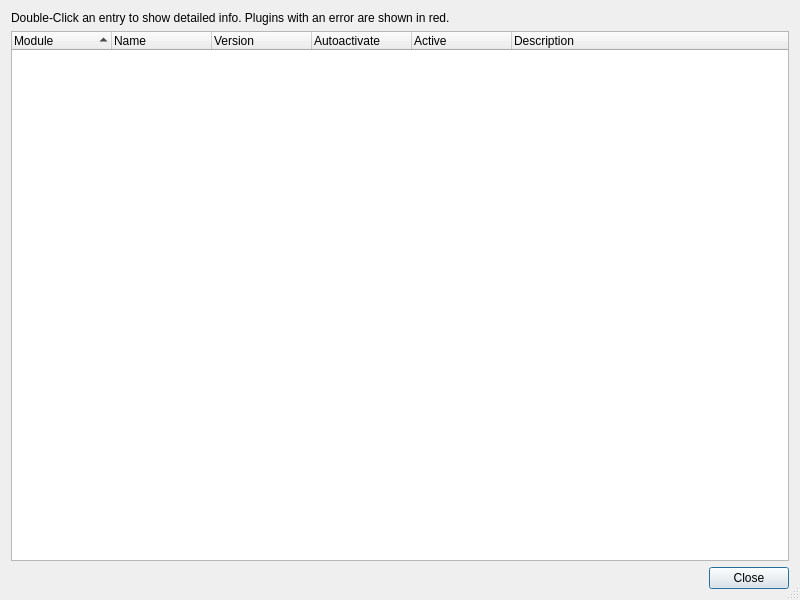
<ui version="4.0" >
 <class>PluginInfoDialog</class>
 <widget class="QDialog" name="PluginInfoDialog" >
  <property name="geometry" >
   <rect>
    <x>0</x>
    <y>0</y>
    <width>800</width>
    <height>600</height>
   </rect>
  </property>
  <property name="windowTitle" >
   <string>Loaded Plugins</string>
  </property>
  <property name="sizeGripEnabled" >
   <bool>true</bool>
  </property>
  <layout class="QVBoxLayout" >
   <item>
    <widget class="QLabel" name="label" >
     <property name="text" >
      <string>Double-Click an entry to show detailed info. Plugins with an error are shown in red.</string>
     </property>
     <property name="wordWrap" >
      <bool>true</bool>
     </property>
    </widget>
   </item>
   <item>
    <widget class="QTreeWidget" name="pluginList" >
     <property name="whatsThis" >
      <string>&lt;b>Plugin List&lt;/b>&lt;p>This lists all loaded plugins. Double-clicking an entry shows more detailed information in a separate dialog.&lt;/p></string>
     </property>
     <property name="rootIsDecorated" >
      <bool>false</bool>
     </property>
     <property name="itemsExpandable" >
      <bool>false</bool>
     </property>
     <property name="sortingEnabled" >
      <bool>true</bool>
     </property>
     <property name="allColumnsShowFocus" >
      <bool>true</bool>
     </property>
     <column>
      <property name="text" >
       <string>Module</string>
      </property>
     </column>
     <column>
      <property name="text" >
       <string>Name</string>
      </property>
     </column>
     <column>
      <property name="text" >
       <string>Version</string>
      </property>
     </column>
     <column>
      <property name="text" >
       <string>Autoactivate</string>
      </property>
     </column>
     <column>
      <property name="text" >
       <string>Active</string>
      </property>
     </column>
     <column>
      <property name="text" >
       <string>Description</string>
      </property>
     </column>
    </widget>
   </item>
   <item>
    <widget class="QDialogButtonBox" name="buttonBox" >
     <property name="orientation" >
      <enum>Qt::Horizontal</enum>
     </property>
     <property name="standardButtons" >
      <set>QDialogButtonBox::Close</set>
     </property>
    </widget>
   </item>
  </layout>
 </widget>
 <tabstops>
  <tabstop>pluginList</tabstop>
  <tabstop>buttonBox</tabstop>
 </tabstops>
 <resources/>
 <connections>
  <connection>
   <sender>buttonBox</sender>
   <signal>accepted()</signal>
   <receiver>PluginInfoDialog</receiver>
   <slot>accept()</slot>
   <hints>
    <hint type="sourcelabel" >
     <x>308</x>
     <y>454</y>
    </hint>
    <hint type="destinationlabel" >
     <x>157</x>
     <y>274</y>
    </hint>
   </hints>
  </connection>
  <connection>
   <sender>buttonBox</sender>
   <signal>rejected()</signal>
   <receiver>PluginInfoDialog</receiver>
   <slot>reject()</slot>
   <hints>
    <hint type="sourcelabel" >
     <x>376</x>
     <y>460</y>
    </hint>
    <hint type="destinationlabel" >
     <x>286</x>
     <y>274</y>
    </hint>
   </hints>
  </connection>
 </connections>
</ui>
